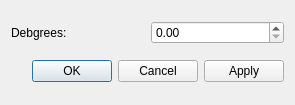
<?xml version="1.0" encoding="UTF-8"?>
<ui version="4.0">
 <class>RotationDialog</class>
 <widget class="QDialog" name="RotationDialog">
  <property name="geometry">
   <rect>
    <x>0</x>
    <y>0</y>
    <width>295</width>
    <height>105</height>
   </rect>
  </property>
  <property name="windowTitle">
   <string>Enter rotation</string>
  </property>
  <layout class="QGridLayout" name="gridLayout">
   <item row="0" column="0">
    <widget class="QLabel" name="label">
     <property name="text">
      <string>Debgrees:</string>
     </property>
    </widget>
   </item>
   <item row="0" column="1">
    <widget class="QDoubleSpinBox" name="spinBox">
     <property name="maximum">
      <double>360.000000000000000</double>
     </property>
     <property name="singleStep">
      <double>5.000000000000000</double>
     </property>
    </widget>
   </item>
   <item row="1" column="0" colspan="2">
    <widget class="QDialogButtonBox" name="buttonBox">
     <property name="orientation">
      <enum>Qt::Horizontal</enum>
     </property>
     <property name="standardButtons">
      <set>QDialogButtonBox::Apply|QDialogButtonBox::Cancel|QDialogButtonBox::Ok</set>
     </property>
    </widget>
   </item>
  </layout>
 </widget>
 <resources/>
 <connections>
  <connection>
   <sender>buttonBox</sender>
   <signal>accepted()</signal>
   <receiver>RotationDialog</receiver>
   <slot>accept()</slot>
   <hints>
    <hint type="sourcelabel">
     <x>248</x>
     <y>254</y>
    </hint>
    <hint type="destinationlabel">
     <x>157</x>
     <y>274</y>
    </hint>
   </hints>
  </connection>
  <connection>
   <sender>buttonBox</sender>
   <signal>rejected()</signal>
   <receiver>RotationDialog</receiver>
   <slot>reject()</slot>
   <hints>
    <hint type="sourcelabel">
     <x>316</x>
     <y>260</y>
    </hint>
    <hint type="destinationlabel">
     <x>286</x>
     <y>274</y>
    </hint>
   </hints>
  </connection>
 </connections>
</ui>
